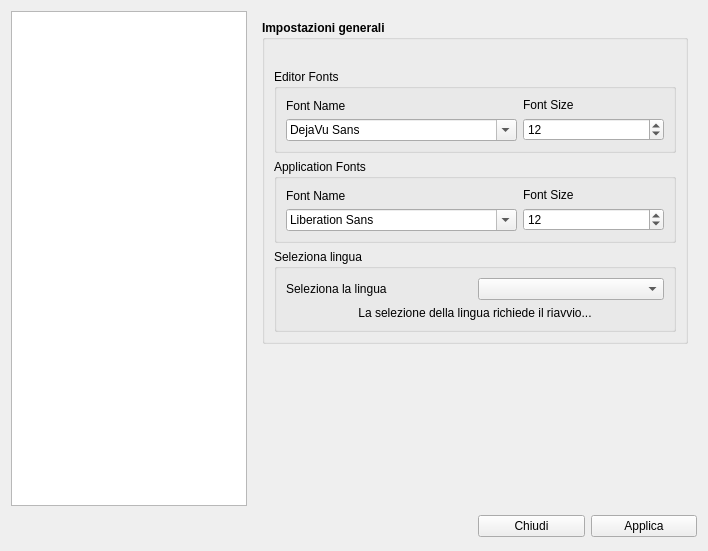
<?xml version="1.0" encoding="UTF-8"?>
<ui version="4.0">
 <class>pref</class>
 <widget class="QDialog" name="pref">
  <property name="windowModality">
   <enum>Qt::WindowModal</enum>
  </property>
  <property name="geometry">
   <rect>
    <x>0</x>
    <y>0</y>
    <width>708</width>
    <height>551</height>
   </rect>
  </property>
  <property name="windowTitle">
   <string>Preferenze</string>
  </property>
  <property name="windowIcon">
   <iconset resource="../biblio.qrc">
    <normaloff>:/images/preferences-system.png</normaloff>:/images/preferences-system.png</iconset>
  </property>
  <property name="modal">
   <bool>true</bool>
  </property>
  <layout class="QGridLayout" name="gridLayout">
   <item row="0" column="0">
    <widget class="QListWidget" name="listWidget">
     <property name="sizePolicy">
      <sizepolicy hsizetype="Preferred" vsizetype="Preferred">
       <horstretch>0</horstretch>
       <verstretch>0</verstretch>
      </sizepolicy>
     </property>
    </widget>
   </item>
   <item row="0" column="1" colspan="2">
    <widget class="QStackedWidget" name="stackedWidget">
     <property name="font">
      <font>
       <pointsize>10</pointsize>
      </font>
     </property>
     <property name="currentIndex">
      <number>0</number>
     </property>
     <widget class="QWidget" name="impostazioni">
      <layout class="QGridLayout" name="gridLayout_3">
       <item row="0" column="0">
        <widget class="QGroupBox" name="groupBox">
         <property name="sizePolicy">
          <sizepolicy hsizetype="Preferred" vsizetype="Preferred">
           <horstretch>0</horstretch>
           <verstretch>0</verstretch>
          </sizepolicy>
         </property>
         <property name="font">
          <font>
           <pointsize>9</pointsize>
           <weight>75</weight>
           <bold>true</bold>
          </font>
         </property>
         <property name="title">
          <string>Impostazioni generali</string>
         </property>
         <layout class="QGridLayout" name="gridLayout_5">
          <item row="2" column="0" colspan="2">
           <widget class="QGroupBox" name="groupBox_4">
            <property name="font">
             <font>
              <pointsize>9</pointsize>
              <weight>50</weight>
              <bold>false</bold>
             </font>
            </property>
            <property name="title">
             <string>Application Fonts</string>
            </property>
            <layout class="QGridLayout" name="gridLayout_6">
             <item row="0" column="0">
              <layout class="QVBoxLayout" name="verticalLayout_3">
               <item>
                <widget class="QLabel" name="label_4">
                 <property name="text">
                  <string>Font Name</string>
                 </property>
                </widget>
               </item>
               <item>
                <widget class="QFontComboBox" name="cmbApplicationFontName">
                 <property name="currentFont">
                  <font/>
                 </property>
                </widget>
               </item>
              </layout>
             </item>
             <item row="0" column="1">
              <layout class="QVBoxLayout" name="verticalLayout_4">
               <item>
                <widget class="QLabel" name="label_5">
                 <property name="text">
                  <string>Font Size</string>
                 </property>
                </widget>
               </item>
               <item>
                <widget class="QSpinBox" name="spinApplicationFontSize">
                 <property name="accelerated">
                  <bool>true</bool>
                 </property>
                 <property name="value">
                  <number>12</number>
                 </property>
                </widget>
               </item>
              </layout>
             </item>
            </layout>
           </widget>
          </item>
          <item row="1" column="0" colspan="2">
           <widget class="QGroupBox" name="groupBox_3">
            <property name="font">
             <font>
              <pointsize>9</pointsize>
              <weight>50</weight>
              <bold>false</bold>
             </font>
            </property>
            <property name="title">
             <string>Editor Fonts</string>
            </property>
            <layout class="QGridLayout" name="gridLayout_4">
             <item row="0" column="0">
              <layout class="QVBoxLayout" name="verticalLayout_2">
               <item>
                <widget class="QLabel" name="label_2">
                 <property name="font">
                  <font>
                   <pointsize>9</pointsize>
                   <weight>50</weight>
                   <bold>false</bold>
                  </font>
                 </property>
                 <property name="text">
                  <string>Font Name</string>
                 </property>
                </widget>
               </item>
               <item>
                <widget class="QFontComboBox" name="cmbFontName">
                 <property name="font">
                  <font>
                   <pointsize>9</pointsize>
                   <weight>50</weight>
                   <bold>false</bold>
                  </font>
                 </property>
                 <property name="currentFont">
                  <font>
                   <family>DejaVu Sans</family>
                  </font>
                 </property>
                </widget>
               </item>
              </layout>
             </item>
             <item row="0" column="1">
              <layout class="QVBoxLayout" name="verticalLayout">
               <item>
                <widget class="QLabel" name="label_3">
                 <property name="font">
                  <font>
                   <pointsize>9</pointsize>
                   <weight>50</weight>
                   <bold>false</bold>
                  </font>
                 </property>
                 <property name="text">
                  <string>Font Size</string>
                 </property>
                </widget>
               </item>
               <item>
                <widget class="QSpinBox" name="spinFontSize">
                 <property name="font">
                  <font>
                   <pointsize>9</pointsize>
                   <weight>50</weight>
                   <bold>false</bold>
                  </font>
                 </property>
                 <property name="accelerated">
                  <bool>true</bool>
                 </property>
                 <property name="value">
                  <number>12</number>
                 </property>
                </widget>
               </item>
              </layout>
             </item>
            </layout>
           </widget>
          </item>
          <item row="0" column="0" colspan="2">
           <widget class="QLabel" name="info">
            <property name="text">
             <string/>
            </property>
           </widget>
          </item>
          <item row="3" column="0" colspan="2">
           <widget class="QGroupBox" name="groupBox_10">
            <property name="font">
             <font>
              <pointsize>9</pointsize>
              <weight>50</weight>
              <bold>false</bold>
             </font>
            </property>
            <property name="title">
             <string>Seleziona lingua</string>
            </property>
            <layout class="QGridLayout" name="gridLayout_15">
             <item row="0" column="1">
              <widget class="QComboBox" name="combo_language"/>
             </item>
             <item row="0" column="0">
              <widget class="QLabel" name="label_13">
               <property name="font">
                <font>
                 <pointsize>9</pointsize>
                 <weight>50</weight>
                 <bold>false</bold>
                </font>
               </property>
               <property name="text">
                <string>Seleziona la lingua</string>
               </property>
              </widget>
             </item>
             <item row="1" column="0" colspan="2">
              <widget class="QLabel" name="label_14">
               <property name="text">
                <string>&lt;html&gt;&lt;head/&gt;&lt;body&gt;&lt;p align=&quot;center&quot;&gt;La selezione della lingua richiede il riavvio...&lt;/p&gt;&lt;/body&gt;&lt;/html&gt;</string>
               </property>
              </widget>
             </item>
            </layout>
           </widget>
          </item>
         </layout>
        </widget>
       </item>
       <item row="1" column="0">
        <spacer name="verticalSpacer">
         <property name="orientation">
          <enum>Qt::Vertical</enum>
         </property>
         <property name="sizeHint" stdset="0">
          <size>
           <width>20</width>
           <height>40</height>
          </size>
         </property>
        </spacer>
       </item>
      </layout>
     </widget>
     <widget class="QWidget" name="dat_stack">
      <layout class="QGridLayout" name="gridLayout_12">
       <item row="0" column="0">
        <widget class="QGroupBox" name="groupBox_6">
         <property name="title">
          <string>Connetti database in rete </string>
         </property>
         <layout class="QGridLayout" name="gridLayout_10">
          <item row="0" column="0">
           <widget class="QLabel" name="label_8">
            <property name="text">
             <string>Indirizzo IP</string>
            </property>
           </widget>
          </item>
          <item row="0" column="1">
           <widget class="QLineEdit" name="ip"/>
          </item>
          <item row="0" column="2">
           <widget class="QLabel" name="label_9">
            <property name="text">
             <string>Porta</string>
            </property>
           </widget>
          </item>
          <item row="0" column="3">
           <widget class="QSpinBox" name="porta">
            <property name="maximum">
             <number>10000</number>
            </property>
            <property name="value">
             <number>3306</number>
            </property>
           </widget>
          </item>
          <item row="1" column="0">
           <widget class="QLabel" name="label_10">
            <property name="text">
             <string>Database</string>
            </property>
           </widget>
          </item>
          <item row="1" column="1">
           <widget class="QLineEdit" name="db_rete"/>
          </item>
          <item row="3" column="0" colspan="3">
           <spacer name="horizontalSpacer_2">
            <property name="orientation">
             <enum>Qt::Horizontal</enum>
            </property>
            <property name="sizeHint" stdset="0">
             <size>
              <width>311</width>
              <height>20</height>
             </size>
            </property>
           </spacer>
          </item>
          <item row="4" column="3">
           <spacer name="verticalSpacer_8">
            <property name="orientation">
             <enum>Qt::Vertical</enum>
            </property>
            <property name="sizeHint" stdset="0">
             <size>
              <width>20</width>
              <height>40</height>
             </size>
            </property>
           </spacer>
          </item>
          <item row="4" column="0" colspan="3">
           <widget class="QLabel" name="txt1">
            <property name="text">
             <string/>
            </property>
           </widget>
          </item>
          <item row="1" column="2">
           <widget class="QLabel" name="label_7">
            <property name="text">
             <string>User</string>
            </property>
           </widget>
          </item>
          <item row="1" column="3">
           <widget class="QLineEdit" name="utente"/>
          </item>
          <item row="2" column="0">
           <widget class="QLabel" name="label_11">
            <property name="text">
             <string>Password</string>
            </property>
           </widget>
          </item>
          <item row="2" column="1">
           <widget class="QLineEdit" name="pwd"/>
          </item>
          <item row="3" column="3">
           <widget class="QPushButton" name="open_db">
            <property name="maximumSize">
             <size>
              <width>120</width>
              <height>16777215</height>
             </size>
            </property>
            <property name="text">
             <string>Connetti</string>
            </property>
            <property name="icon">
             <iconset resource="../../initdb/images.qrc">
              <normaloff>:/images/go-next.png</normaloff>:/images/go-next.png</iconset>
            </property>
           </widget>
          </item>
         </layout>
        </widget>
       </item>
       <item row="1" column="0">
        <spacer name="verticalSpacer_9">
         <property name="orientation">
          <enum>Qt::Vertical</enum>
         </property>
         <property name="sizeHint" stdset="0">
          <size>
           <width>20</width>
           <height>145</height>
          </size>
         </property>
        </spacer>
       </item>
      </layout>
     </widget>
     <widget class="QWidget" name="aggiornamento">
      <layout class="QGridLayout" name="gridLayout_2">
       <item row="0" column="0">
        <widget class="QGroupBox" name="groupBox_2">
         <property name="font">
          <font>
           <pointsize>10</pointsize>
           <weight>75</weight>
           <bold>true</bold>
          </font>
         </property>
         <property name="title">
          <string>Aggiornamento</string>
         </property>
         <layout class="QGridLayout" name="gridLayout_7">
          <item row="0" column="0" colspan="3">
           <layout class="QVBoxLayout" name="verticalLayout_5">
            <item>
             <widget class="QRadioButton" name="en_update">
              <property name="font">
               <font>
                <pointsize>10</pointsize>
                <weight>50</weight>
                <bold>false</bold>
               </font>
              </property>
              <property name="text">
               <string>Abilita aggiornamenti</string>
              </property>
              <property name="icon">
               <iconset resource="../biblio.qrc">
                <normaloff>:/images/system-software-update.png</normaloff>:/images/system-software-update.png</iconset>
              </property>
             </widget>
            </item>
            <item>
             <spacer name="verticalSpacer_6">
              <property name="orientation">
               <enum>Qt::Vertical</enum>
              </property>
              <property name="sizeHint" stdset="0">
               <size>
                <width>20</width>
                <height>40</height>
               </size>
              </property>
             </spacer>
            </item>
            <item>
             <widget class="QRadioButton" name="ds_update">
              <property name="font">
               <font>
                <pointsize>10</pointsize>
                <weight>50</weight>
                <bold>false</bold>
               </font>
              </property>
              <property name="text">
               <string>Disabilita aggiornamenti</string>
              </property>
              <property name="icon">
               <iconset resource="../biblio.qrc">
                <normaloff>:/images/system-software-update.png</normaloff>:/images/system-software-update.png</iconset>
              </property>
             </widget>
            </item>
           </layout>
          </item>
          <item row="1" column="1">
           <spacer name="verticalSpacer_4">
            <property name="orientation">
             <enum>Qt::Vertical</enum>
            </property>
            <property name="sizeHint" stdset="0">
             <size>
              <width>20</width>
              <height>103</height>
             </size>
            </property>
           </spacer>
          </item>
          <item row="2" column="0" rowspan="2">
           <spacer name="verticalSpacer_2">
            <property name="orientation">
             <enum>Qt::Vertical</enum>
            </property>
            <property name="sizeHint" stdset="0">
             <size>
              <width>20</width>
              <height>135</height>
             </size>
            </property>
           </spacer>
          </item>
          <item row="2" column="1">
           <layout class="QVBoxLayout" name="verticalLayout_6">
            <item>
             <widget class="QPushButton" name="update_b">
              <property name="font">
               <font>
                <pointsize>10</pointsize>
                <weight>50</weight>
                <bold>false</bold>
               </font>
              </property>
              <property name="text">
               <string>Aggiorna</string>
              </property>
              <property name="icon">
               <iconset resource="../biblio.qrc">
                <normaloff>:/images/system-software-update.png</normaloff>:/images/system-software-update.png</iconset>
              </property>
              <property name="default">
               <bool>false</bool>
              </property>
              <property name="flat">
               <bool>true</bool>
              </property>
             </widget>
            </item>
           </layout>
          </item>
          <item row="2" column="2" rowspan="2">
           <spacer name="verticalSpacer_3">
            <property name="orientation">
             <enum>Qt::Vertical</enum>
            </property>
            <property name="sizeHint" stdset="0">
             <size>
              <width>20</width>
              <height>135</height>
             </size>
            </property>
           </spacer>
          </item>
          <item row="3" column="1">
           <spacer name="verticalSpacer_5">
            <property name="orientation">
             <enum>Qt::Vertical</enum>
            </property>
            <property name="sizeHint" stdset="0">
             <size>
              <width>20</width>
              <height>104</height>
             </size>
            </property>
           </spacer>
          </item>
          <item row="1" column="0">
           <widget class="QLabel" name="testo">
            <property name="text">
             <string/>
            </property>
           </widget>
          </item>
         </layout>
        </widget>
       </item>
      </layout>
     </widget>
    </widget>
   </item>
   <item row="1" column="0" colspan="2">
    <spacer name="horizontalSpacer">
     <property name="orientation">
      <enum>Qt::Horizontal</enum>
     </property>
     <property name="sizeHint" stdset="0">
      <size>
       <width>446</width>
       <height>28</height>
      </size>
     </property>
    </spacer>
   </item>
   <item row="1" column="2">
    <layout class="QHBoxLayout" name="horizontalLayout">
     <property name="spacing">
      <number>6</number>
     </property>
     <item>
      <widget class="QPushButton" name="chiudi">
       <property name="font">
        <font>
         <weight>50</weight>
         <bold>false</bold>
        </font>
       </property>
       <property name="text">
        <string>Chiudi</string>
       </property>
       <property name="icon">
        <iconset resource="../../initdb/images.qrc">
         <normaloff>:/images/dialog-close.png</normaloff>:/images/dialog-close.png</iconset>
       </property>
       <property name="iconSize">
        <size>
         <width>32</width>
         <height>32</height>
        </size>
       </property>
      </widget>
     </item>
     <item>
      <widget class="QPushButton" name="apply">
       <property name="font">
        <font>
         <weight>50</weight>
         <bold>false</bold>
        </font>
       </property>
       <property name="text">
        <string>Applica</string>
       </property>
       <property name="icon">
        <iconset resource="../biblio.qrc">
         <normaloff>:/images/dialog-ok-apply.png</normaloff>:/images/dialog-ok-apply.png</iconset>
       </property>
       <property name="iconSize">
        <size>
         <width>32</width>
         <height>32</height>
        </size>
       </property>
      </widget>
     </item>
    </layout>
   </item>
  </layout>
 </widget>
 <tabstops>
  <tabstop>listWidget</tabstop>
  <tabstop>cmbFontName</tabstop>
  <tabstop>spinFontSize</tabstop>
  <tabstop>cmbApplicationFontName</tabstop>
  <tabstop>spinApplicationFontSize</tabstop>
  <tabstop>ip</tabstop>
  <tabstop>porta</tabstop>
  <tabstop>db_rete</tabstop>
  <tabstop>utente</tabstop>
  <tabstop>pwd</tabstop>
  <tabstop>chiudi</tabstop>
  <tabstop>apply</tabstop>
  <tabstop>en_update</tabstop>
  <tabstop>update_b</tabstop>
  <tabstop>ds_update</tabstop>
 </tabstops>
 <resources>
  <include location="../../initdb/images.qrc"/>
  <include location="../biblio.qrc"/>
 </resources>
 <connections/>
</ui>
